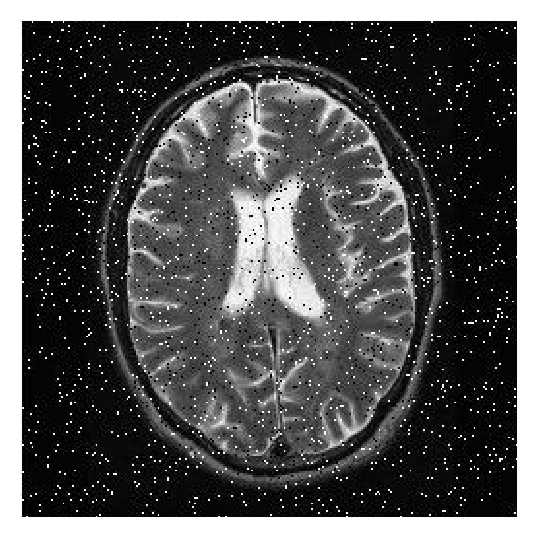
#> input picture Image Processing/Image-Restoration-1/MRI Brain 1.jpg, 537 x 537 px, found by its file name
$ jupyter execute Untitled1.ipynb   (shell and % lines are left out)
#> lines starting #> are read from the running program, lines starting #| are printed output that depends on the picture
<a href="https://colab.research.google.com/github/Sir-Thinkalot/College-Materials/blob/main/Image%20Processing/Image-Restoration-1/Untitled1.ipynb" target="_parent"></a>

[cell 1]
import imageio
import numpy as np
import scipy.ndimage as ndi
import matplotlib.pyplot as plt

im1 = imageio.imread('/content/College-Materials/Image Processing/Image-Restoration-1/MRI Brain 1.jpg')
#> im1 is the input picture: shape (537, 537, 3); min 0, max 255, mean 82.7
fig, axes = plt.subplots(1,1, figsize=(20,10))
axes.imshow(im1,cmap='gray')
im1.shape
#> Out = (537, 537, 3)

[cell 2]
weights = np.full((5,5,3),1/(5*5*3))
weights

[cell 3]
#im1_filt = ndi.minimum_filter(im1,size=2)
im1_filt = ndi.median_filter(im1,size=7)
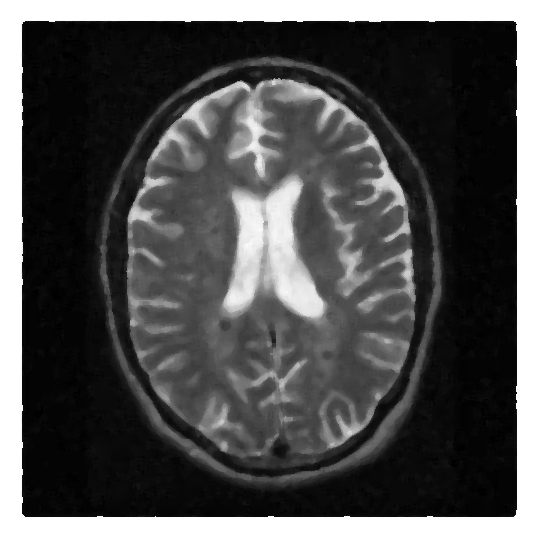
#> im1_filt: shape (537, 537, 3); min 0, max 255, mean 78.9
im1_filt1 = ndi.maximum_filter(im1_filt,size=2)
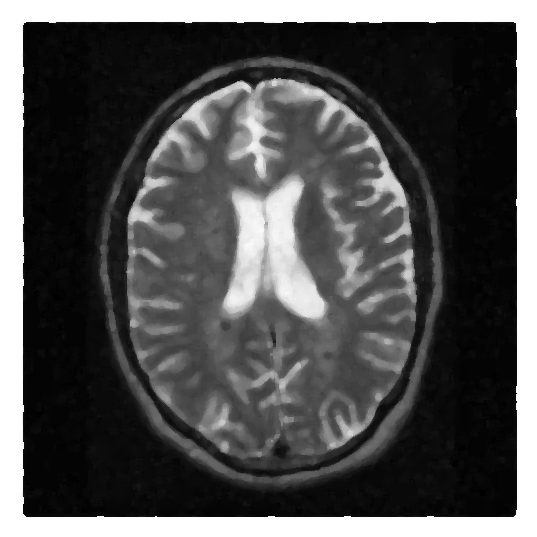
#> im1_filt1: shape (537, 537, 3); min 0, max 255, mean 81.9
im1_filt2 = ndi.convolve(im1_filt1,weights)
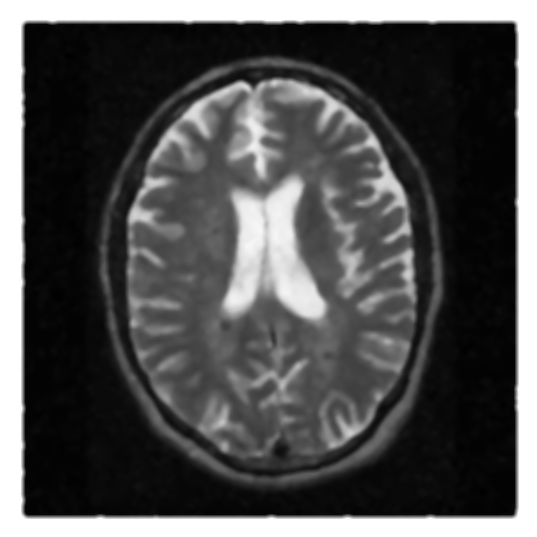
#> im1_filt2: shape (537, 537, 3); min 0, max 255, mean 81.4
fig, axes = plt.subplots(2,2, figsize=(20,20))
axes[0,0].imshow(im1,cmap='gray')
axes[0,1].imshow(im1_filt,cmap='gray')
axes[1,0].imshow(im1_filt1,cmap='gray')
axes[1,1].imshow(im1_filt2,cmap='gray')
plt.show()
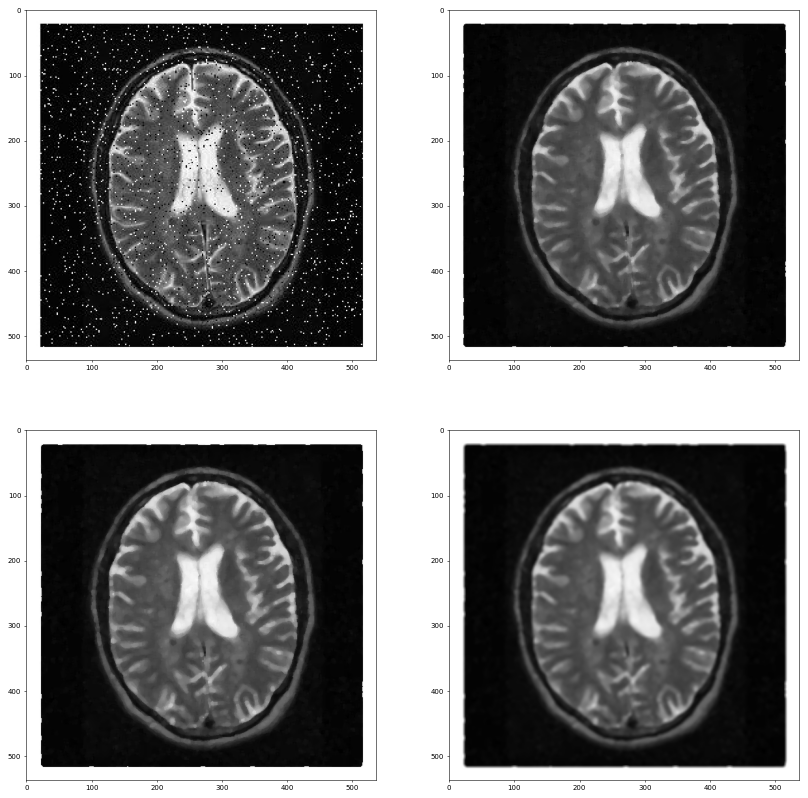
#> figure drawn by matplotlib, 4 panels

[cell 4]
im1_mean = np.mean(im1_filt2)           #Mean
#> im1_mean = 81.43
im1_std = np.std(im1_filt2)             #Standard Deviation
#> im1_std = 88.14
im1_ENL = np.square(im1_mean/im1_std)   #Equivalent Number of Looks
#> im1_ENL = 0.854
[im1_mean,im1_std,im1_ENL]
#> Out = [81.43, 88.14, 0.854]

[cell 5]
im1_mean = np.mean(im1)           #Mean
#> im1_mean = 82.74
im1_std = np.std(im1)             #Standard Deviation
#> im1_std = 93.15
im1_ENL = np.square(im1_mean/im1_std)   #Equivalent Number of Looks
#> im1_ENL = 0.789
[im1_mean,im1_std,im1_ENL]
#> Out = [82.74, 93.15, 0.789]

[cell 6]
im1_MSE = np.square(np.subtract(im1,im1_filt2)).mean() #Mean Squared Error
#> im1_MSE = 50.16
im1_PSNR = 10*np.log10(np.square(255)/im1_MSE)         #Peak Signal-to-Noise Ratio
#> im1_PSNR = 31.13
[im1_MSE,im1_PSNR]
#> Out = [50.16, 31.13]

[cell 7]
im1_Contrast = np.absolute(np.mean(im1)-np.mean(im1_filt2))               #Contrast
#> im1_Contrast = 1.3
im1_Noise = np.sqrt(np.square(np.std(im1))+np.square(np.std(im1_filt2)))  #Noise
#> im1_Noise = 128.2
im1_CNR = im1_Contrast/im1_Noise                                          #Contrast to Noise Ratio
#> im1_CNR = 0.0101
im1_CNR
#> Out = 0.0101

[cell 8]
im2 = imageio.imread('/content/College-Materials/Image Processing/Image-Restoration-1/MRI Brain 2.jpg')
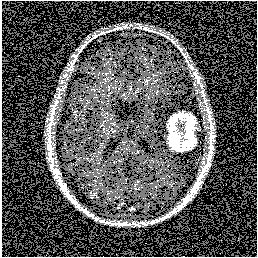
#> input picture Image Processing/Image-Restoration-1/MRI Brain 2.jpg, 258 x 258 px, found by its file name
#> im2 is the input picture: shape (258, 258); min 0, max 255, mean 83.4
fig, axes = plt.subplots(1,1, figsize=(20,10))
axes.imshow(im2,cmap='gray')
im2.shape
#> Out = (258, 258)

[cell 9]
im2_filt = ndi.percentile_filter(im2,25,size=3)
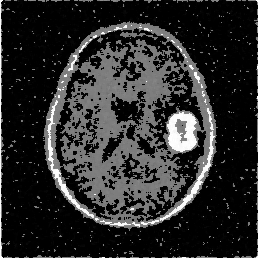
#> im2_filt: shape (258, 258); min 0, max 255, mean 42.7
im2_filt1 = ndi.median_filter(im2_filt,size=3)
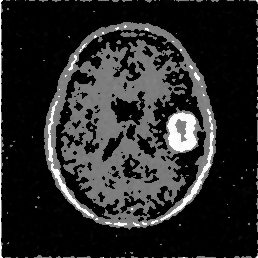
#> im2_filt1: shape (258, 258); min 0, max 255, mean 41.1
im2_filt2 = ndi.minimum_filter(im2_filt1,size=2)
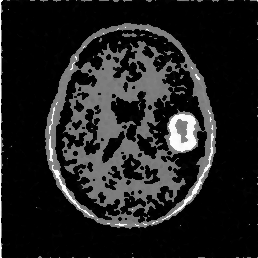
#> im2_filt2: shape (258, 258); min 0, max 255, mean 33
fig, axes = plt.subplots(2,2, figsize=(20,20))
axes[0,0].imshow(im2,cmap='gray')
axes[0,1].imshow(im2_filt,cmap='gray')
axes[1,0].imshow(im2_filt1,cmap='gray')
axes[1,1].imshow(im2_filt2,cmap='gray')
plt.show()

[cell 10]
im2_mean = np.mean(im2_filt2)           #Mean
#> im2_mean = 32.95
im2_std = np.std(im2_filt2)             #Standard Deviation
#> im2_std = 60.01
im2_ENL = np.square(im2_mean/im2_std)   #Equivalent Number of Looks
#> im2_ENL = 0.302
[im2_mean,im2_std,im2_ENL]
#> Out = [32.95, 60.01, 0.302]

[cell 11]
im2_mean = np.mean(im2)           #Mean
#> im2_mean = 83.38
im2_std = np.std(im2)             #Standard Deviation
#> im2_std = 82.19
im2_ENL = np.square(im2_mean/im2_std)   #Equivalent Number of Looks
#> im2_ENL = 1.03
[im2_mean,im2_std,im2_ENL]
#> Out = [83.38, 82.19, 1.03]

[cell 12]
im2_MSE = np.square(np.subtract(im2,im2_filt1)).mean() #Mean Squared Error
#> im2_MSE = 30.19
im2_PSNR = 10*np.log10(np.square(255)/im2_MSE)         #Peak Signal-to-Noise Ratio
#> im2_PSNR = 33.33
[im2_MSE,im2_PSNR]
#> Out = [30.19, 33.33]

[cell 13]
im2_Contrast = np.absolute(np.mean(im2)-np.mean(im2_filt2))               #Contrast
#> im2_Contrast = 50.42
im2_Noise = np.sqrt(np.square(np.std(im2))+np.square(np.std(im2_filt2)))  #Noise
#> im2_Noise = 101.8
im2_CNR = im2_Contrast/im2_Noise                                          #Contrast to Noise Ratio
#> im2_CNR = 0.495
im2_CNR
#> Out = 0.495
